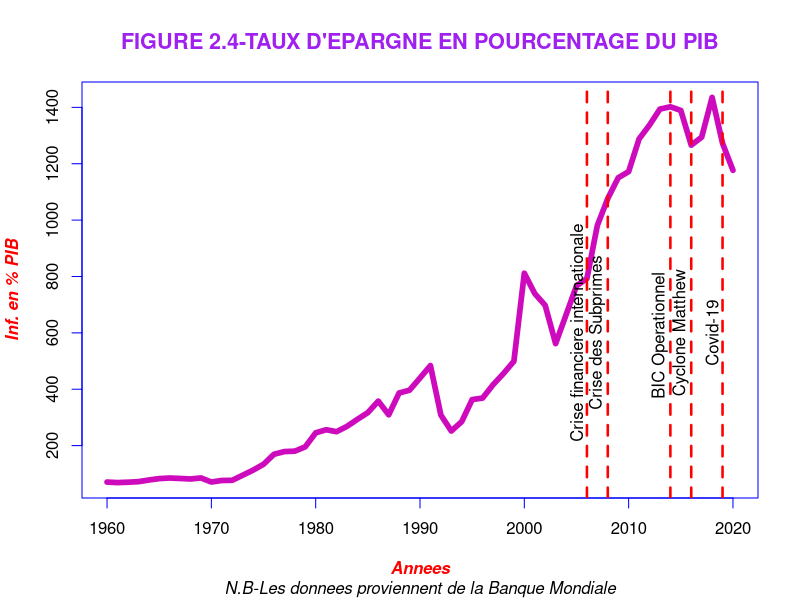
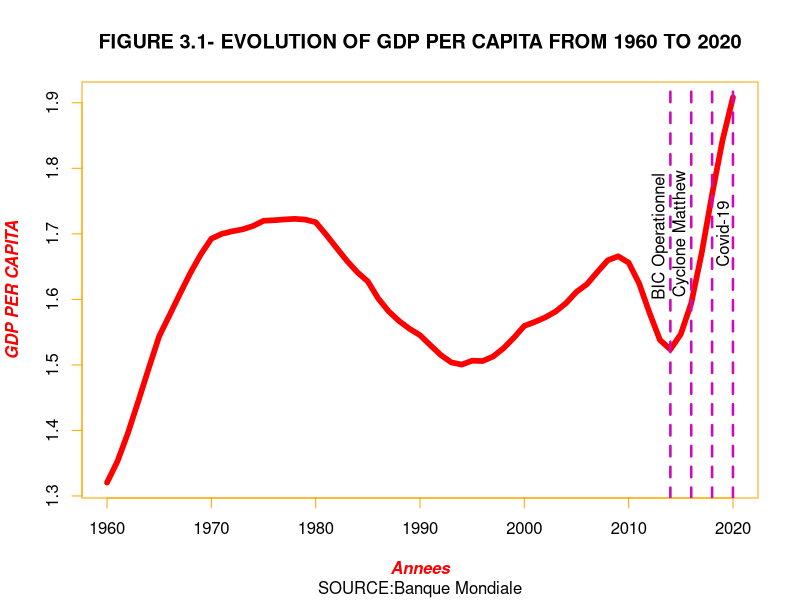

These figures' R source, in order:
# INFORMATIQUE POUR SCIENCES SOCIALES (INF105- 2022J)
# MERCREDI, 13 AVRIL 2022
# DEVOIR D'INTRA

# MEMBRES DU GROUPE:
 # NAISSA INGRID JACQUET (JA184143)
 # MAGDALINA JEAN (JE175643)

setwd("~/Rstudio_TD/INF_105")

 library(tidyverse)
 library(ggplot2) 
 library(openxlsx)
df <- read.xlsx("WB_HT_DATA.xlsx")
df


     # EXTRACTION DES DONNEES QUE NOUS AURONS A MANIPULER

# A-SERIE CHRONOLOGIQUE EN ANNEE

annee<-df[2,7:67]
annee<-as.numeric(annee)
annee


# B-CREDITS DOMESTIQUES EN POURCENTAGE DU PIB 

dom<-df[134,7:67]
dom<-as.numeric(dom)
dom


# C-CREATION D'UNE BASE DE DONNEES

df1<- data.frame(annee, dom)
df1


# D-GDP PER CAPITA (CURRENT $US)

GDP<-df[52,7:67]
GDP<-as.numeric(GDP)
GDP

# E-GROSS SAVINGS (% OF GDP)
sav<-df[50,7:67]
sav<-as.numeric(sav)
sav

# F-MODIFICATION DE LA BASE DE DONNEES

df2<-data.frame(annee, dom, GDP, sav)
df2


# G-INFLATION

inf<-df[494,7:67]
inf<-as.numeric(inf)
inf


# H-RURAL POPULATION GROWTH (annual%)

rur<-df[996,7:67]
rur<-as.numeric(rur)
rur

# I-CREATION D'UNE NOUVELLE BASE DE DONNEES

df3<-data.frame(annee, dom, GDP, sav, inf, rur)
df3
  
   # REPRODUCTION DES FIGURES 2.4 ET 3.1 FIGURANT DANS LE RAPPORT

# GRAPHIQUE DE LA FIGURE 2.4

lsav<- log(sav)
plot(annee, sav, xlab="Annees", ylab="Inf. en % PIB",type="l",cex=2, lwd=5.5, col=6,
     main="FIGURE 2.4-TAUX D'EPARGNE EN POURCENTAGE DU PIB",
     sub="N.B-Les donnees proviennent de la Banque Mondiale", 
     font.main=2,font.lab=4, font.sub=3, cex.main=1.3,
     col.main="purple",col.lab="red", col.sub="black", col.axis="black", fg="blue")
lines(annee, inf, col="blue", type="l")

abline(v=2008, col="red", lty= 2, lwd=2.5)
text(2007,600, "Crise des Subprimes", srt=90)
abline(v=2019, col="red", lty=2, lwd=2.5)
text(2018,600, "Covid-19",srt=90)
abline(v=2006, col="red", lty=2, lwd=2.5)
text(2005,600, "Crise financiere internationale", srt=90)
abline(v=2014, col="red", lty=2, lwd=2.5)
text(2013,600, "BIC Operationnel ",srt=90)
abline(v=2016, col="red", lty=2, lwd=2.5)
text(2015,600, "Cyclone Matthew", srt=90)



# GRAPHIQUE DE LA FIGURE 3.1


plot(annee,rur, xlab ="Annees", ylab="GDP PER CAPITA",type="l", cex=2, lwd=5.5,
     main="FIGURE 3.1- EVOLUTION OF GDP PER CAPITA FROM 1960 TO 2020",
     sub="SOURCE:Banque Mondiale",col.sub="black",
     col="red", col.main="black",col.lab="red", col.axis="black", fg="orange",
     font.main=2, font.lab=4, font.sub=1, cex.sub=1)

     
abline(v=2020, col=6, lty=2, lwd=2.5)
text(2019,1.7, "Covid-19",srt=90)
abline(v=2018, col=6, lty=2, lwd=2.5)
abline(v=2014, col=6, lty=2, lwd=2.5)
text(2013,1.7, "BIC Operationnel ",srt=90)
abline(v=2016, col=6, lty=2, lwd=2.5)
text(2015,1.7, "Cyclone Matthew", srt=90)